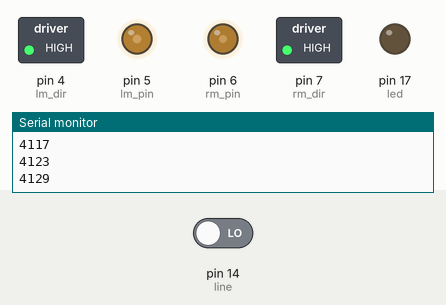
A sketch run on a simulated Arduino Uno, built with avr-gcc and run on an emulated ATmega328P. Parts: switched loads named in the sketch (green lamp = pin HIGH), output pins drawn as LEDs (lit = HIGH), the last lines printed to the serial monitor. Dashed ring = blinking. Inputs (shaded band) come from the test bench; at power-on: pin 14 (line) LOW. At 7.5 s the program stops and its outputs stay as they are.

Above: at 4.2 s.
4.3 s: pin 14 (line) driven HIGH
At 7.15 s:
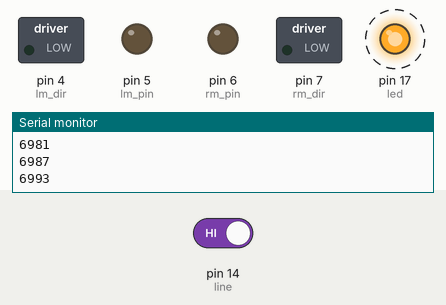
At 8.2 s:
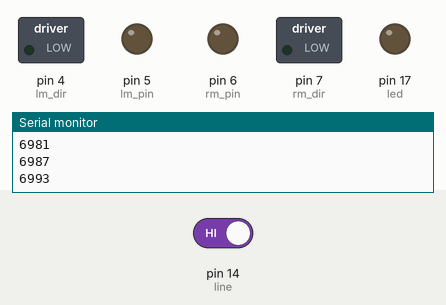
Timing chart, 0 to 9.0 s (numbered marks = the images above; inputs shaded):
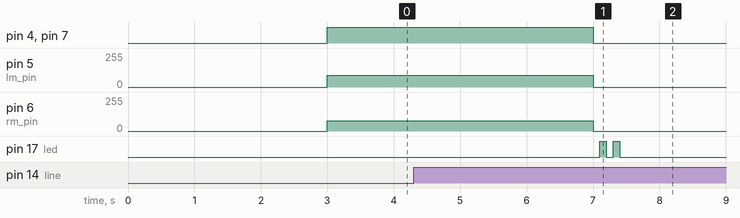

Measured:
- after the input at 4.3 s, pin 17 (led): alternates HIGH for 0.10 s and LOW for 0.10 s, 4 changes in all, then stays LOW, starting after 2.8 s

The sketch:

Lab3p4.ino
```cpp
//Arduino PWM Speed Control：
// Authors: Jack Casey-Campbell and Breann Thiessen
int lm_pin = 5;   //PWM on M2
int lm_dir = 4;   //direction control on M2
int rm_pin = 6;   //PWM for M1
int rm_dir = 7;   //direction control for M1

/*left turn sppeds*/
//int l_speed = 128;
//int r_speed = 100;
/*right turn sppeds*/
int l_speed = 89;
int r_speed = 78;
int goFor = 2100;
int line = 14;
int led = 17;
unsigned long previousMillis = 0;
unsigned long startMillis = millis();
long interval = 5000;
int count = 0;
const long interval2 = 1500;

void setup() {
    pinMode(lm_dir, OUTPUT);
    pinMode(rm_dir, OUTPUT);
    pinMode(led, OUTPUT);
    Serial.begin(9600);
    pinMode(line, INPUT);
    previousMillis = 0;
     startMillis = millis();
     interval =7000;
     count = 0;
    delay(3000); //to get set up

}

void release(int motor){
  analogWrite(motor, 0);
  }

void forward(int motor_dir, int motor_pin, int speedy){
  digitalWrite(motor_dir,HIGH);
  analogWrite(motor_pin, speedy);
  }

void backward(int motor_dir, int motor_pin, int speedy){
  digitalWrite(motor_dir,LOW);
  analogWrite(motor_pin, speedy);
  }

void left90(){
  //the 90 degree turn to the left
  int l_speed90 = 128;
  int r_speed90 = 100;
  forward(rm_dir, rm_pin, r_speed90);
  backward(lm_dir, lm_pin, l_speed90);
  delay(435);
  backward(rm_dir, rm_pin, r_speed90);
  forward(lm_dir, lm_pin, l_speed90);
  delay(40);
  release(lm_pin);
  release(rm_pin);
  delay(2000);
  }

void right90(){
  int l_speed90 = 117;
  int r_speed90 = 98;
  //the 90 degree turn to the right
  backward(rm_dir, rm_pin, r_speed90);
  forward(lm_dir, lm_pin, l_speed90);
  delay(455);
  forward(rm_dir, rm_pin, r_speed90);
  backward(lm_dir, lm_pin, l_speed90);
  delay(40);
  release(lm_pin);
  release(rm_pin);
  delay(2000);
}

void loop(){
  digitalWrite(led, LOW);
unsigned long currentMillis = millis();
if (currentMillis - startMillis <= interval) {
  Serial.println(currentMillis - startMillis);
  forward(lm_dir, lm_pin, l_speed);
  forward(rm_dir, rm_pin, r_speed);
  int x = digitalRead(line);
   if (currentMillis - previousMillis >= interval2) {
    // save the last time you blinked the LED
    previousMillis = currentMillis;
    if(x>0){
      count++;
   }
  }
}

else{
  backward(rm_dir, rm_pin, 255);
  backward(lm_dir, lm_pin, 255);
  release(lm_pin);
  release(rm_pin);
  delay(100);
  for(int i=0;i<count;i++){
    digitalWrite(led, HIGH);
    delay(100);
    digitalWrite(led, LOW);
    delay(100);
  }
  while(1){}
}

}
```
